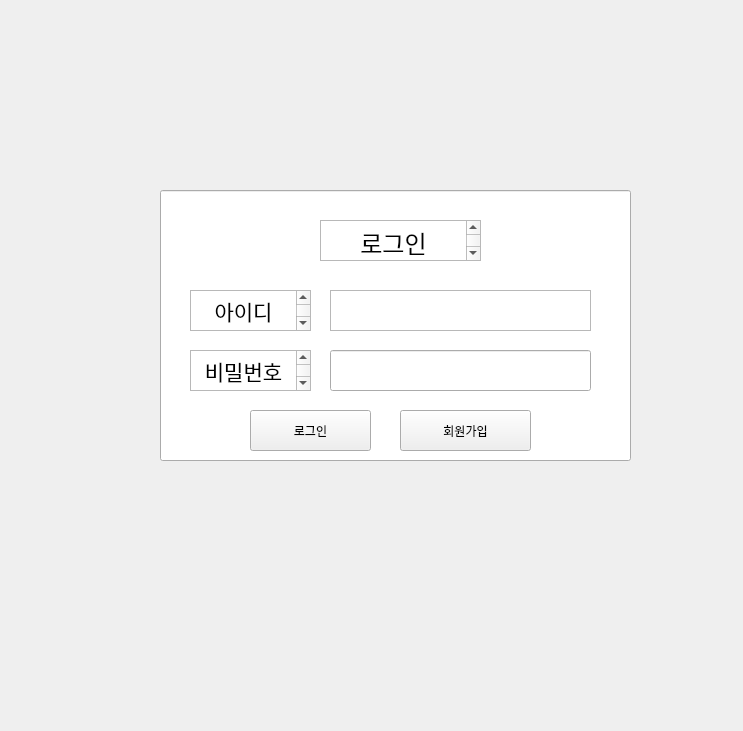
<?xml version="1.0" encoding="UTF-8"?>
<ui version="4.0">
 <class>Form</class>
 <widget class="QWidget" name="Form">
  <property name="geometry">
   <rect>
    <x>0</x>
    <y>0</y>
    <width>743</width>
    <height>731</height>
   </rect>
  </property>
  <property name="windowTitle">
   <string>Form</string>
  </property>
  <widget class="QLineEdit" name="lineEdit">
   <property name="geometry">
    <rect>
     <x>160</x>
     <y>190</y>
     <width>471</width>
     <height>271</height>
    </rect>
   </property>
   <property name="readOnly">
    <bool>true</bool>
   </property>
  </widget>
  <widget class="QTextEdit" name="textEdit_login">
   <property name="geometry">
    <rect>
     <x>320</x>
     <y>220</y>
     <width>161</width>
     <height>41</height>
    </rect>
   </property>
   <property name="readOnly">
    <bool>true</bool>
   </property>
   <property name="html">
    <string>&lt;!DOCTYPE HTML PUBLIC &quot;-//W3C//DTD HTML 4.0//EN&quot; &quot;http://www.w3.org/TR/REC-html40/strict.dtd&quot;&gt;
&lt;html&gt;&lt;head&gt;&lt;meta name=&quot;qrichtext&quot; content=&quot;1&quot; /&gt;&lt;meta charset=&quot;utf-8&quot; /&gt;&lt;style type=&quot;text/css&quot;&gt;
p, li { white-space: pre-wrap; }
hr { height: 1px; border-width: 0; }
li.unchecked::marker { content: &quot;\2610&quot;; }
li.checked::marker { content: &quot;\2612&quot;; }
&lt;/style&gt;&lt;/head&gt;&lt;body style=&quot; font-family:'Sans Serif'; font-size:9pt; font-weight:400; font-style:normal;&quot;&gt;
&lt;p align=&quot;center&quot; style=&quot; margin-top:0px; margin-bottom:0px; margin-left:0px; margin-right:0px; -qt-block-indent:0; text-indent:0px;&quot;&gt;&lt;span style=&quot; font-size:18pt;&quot;&gt;로그인&lt;/span&gt;&lt;/p&gt;&lt;/body&gt;&lt;/html&gt;</string>
   </property>
  </widget>
  <widget class="QTextEdit" name="textEdit_ID">
   <property name="geometry">
    <rect>
     <x>190</x>
     <y>290</y>
     <width>121</width>
     <height>41</height>
    </rect>
   </property>
   <property name="readOnly">
    <bool>true</bool>
   </property>
   <property name="html">
    <string>&lt;!DOCTYPE HTML PUBLIC &quot;-//W3C//DTD HTML 4.0//EN&quot; &quot;http://www.w3.org/TR/REC-html40/strict.dtd&quot;&gt;
&lt;html&gt;&lt;head&gt;&lt;meta name=&quot;qrichtext&quot; content=&quot;1&quot; /&gt;&lt;meta charset=&quot;utf-8&quot; /&gt;&lt;style type=&quot;text/css&quot;&gt;
p, li { white-space: pre-wrap; }
hr { height: 1px; border-width: 0; }
li.unchecked::marker { content: &quot;\2610&quot;; }
li.checked::marker { content: &quot;\2612&quot;; }
&lt;/style&gt;&lt;/head&gt;&lt;body style=&quot; font-family:'Sans Serif'; font-size:9pt; font-weight:400; font-style:normal;&quot;&gt;
&lt;p align=&quot;center&quot; style=&quot; margin-top:0px; margin-bottom:0px; margin-left:0px; margin-right:0px; -qt-block-indent:0; text-indent:0px;&quot;&gt;&lt;span style=&quot; font-size:16pt;&quot;&gt;아이디&lt;/span&gt;&lt;/p&gt;&lt;/body&gt;&lt;/html&gt;</string>
   </property>
  </widget>
  <widget class="QTextEdit" name="textEdit_PW">
   <property name="geometry">
    <rect>
     <x>190</x>
     <y>350</y>
     <width>121</width>
     <height>41</height>
    </rect>
   </property>
   <property name="readOnly">
    <bool>true</bool>
   </property>
   <property name="html">
    <string>&lt;!DOCTYPE HTML PUBLIC &quot;-//W3C//DTD HTML 4.0//EN&quot; &quot;http://www.w3.org/TR/REC-html40/strict.dtd&quot;&gt;
&lt;html&gt;&lt;head&gt;&lt;meta name=&quot;qrichtext&quot; content=&quot;1&quot; /&gt;&lt;meta charset=&quot;utf-8&quot; /&gt;&lt;style type=&quot;text/css&quot;&gt;
p, li { white-space: pre-wrap; }
hr { height: 1px; border-width: 0; }
li.unchecked::marker { content: &quot;\2610&quot;; }
li.checked::marker { content: &quot;\2612&quot;; }
&lt;/style&gt;&lt;/head&gt;&lt;body style=&quot; font-family:'Sans Serif'; font-size:9pt; font-weight:400; font-style:normal;&quot;&gt;
&lt;p align=&quot;center&quot; style=&quot; margin-top:0px; margin-bottom:0px; margin-left:0px; margin-right:0px; -qt-block-indent:0; text-indent:0px;&quot;&gt;&lt;span style=&quot; font-size:16pt;&quot;&gt;비밀번호&lt;/span&gt;&lt;/p&gt;&lt;/body&gt;&lt;/html&gt;</string>
   </property>
  </widget>
  <widget class="QPlainTextEdit" name="IDTextEdit">
   <property name="geometry">
    <rect>
     <x>330</x>
     <y>290</y>
     <width>261</width>
     <height>41</height>
    </rect>
   </property>
  </widget>
  <widget class="QPushButton" name="btn_login">
   <property name="geometry">
    <rect>
     <x>250</x>
     <y>410</y>
     <width>121</width>
     <height>41</height>
    </rect>
   </property>
   <property name="text">
    <string>로그인</string>
   </property>
  </widget>
  <widget class="QPushButton" name="btn_join">
   <property name="geometry">
    <rect>
     <x>400</x>
     <y>410</y>
     <width>131</width>
     <height>41</height>
    </rect>
   </property>
   <property name="text">
    <string>회원가입</string>
   </property>
  </widget>
  <widget class="QLineEdit" name="PWTextEdit">
   <property name="geometry">
    <rect>
     <x>330</x>
     <y>350</y>
     <width>261</width>
     <height>41</height>
    </rect>
   </property>
  </widget>
 </widget>
 <resources/>
 <connections/>
</ui>
